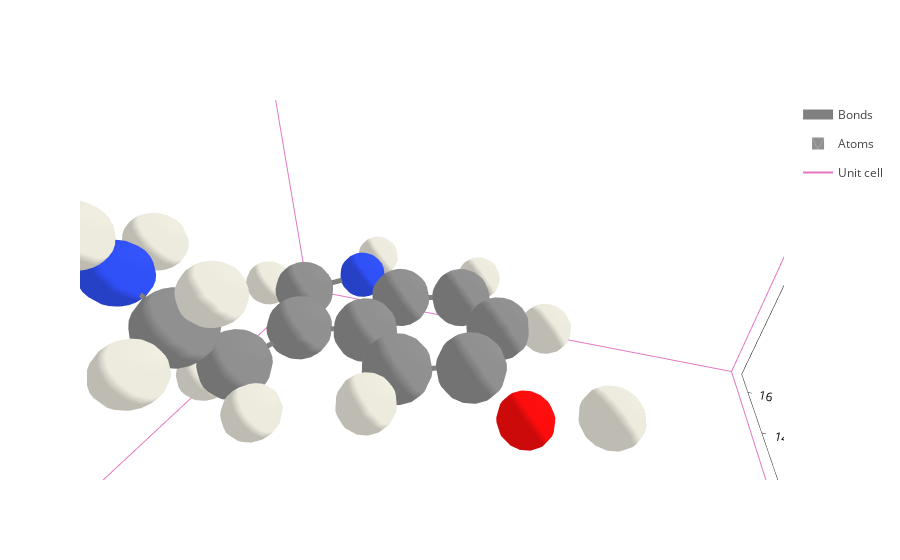

Notebook source saved alongside this figure:
### Code cell
sero_centered.plot()

### Figure 1 — Plotly figure (JSON) as saved in the notebook; plotly's stock layout.template omitted (floating-point values rounded to 4 significant figures; data arrays with more than 128 entries replaced by an {"elided": "..."} marker saying what was removed)
{"data": [{"line": {"color": "gray", "width": 10}, "meta": {}, "mode": "lines", "name": "Bonds", "opacity": 1, "type": "scatter3d", "x": {"elided": "504 float values"}, "y": {"elided": "504 float values"}, "z": {"elided": "504 float values"}}, {"alphahull": 0, "color": "#909090", "hovertemplate": "%{meta.position}", "legendgroup": "Atoms", "meta": {"meta": {"Atoms_i": 0}, "position": "(6.99, 11.71, 6.00)"}, "name": "Atoms", "opacity": 1, "showlegend": true, "showscale": false, "type": "mesh3d", "x": {"elided": "225 float values"}, "y": {"elided": "225 float values"}, "z": {"elided": "225 float values"}}, {"alphahull": 0, "color": "#909090", "hovertemplate": "%{meta.position}", "legendgroup": "Atoms", "meta": {"meta": {"Atoms_i": 1}, "position": "(8.34, 12.43, 6.00)"}, "name": "Atoms", "opacity": 1, "showlegend": false, "showscale": false, "type": "mesh3d", "x": {"elided": "225 float values"}, "y": {"elided": "225 float values"}, "z": {"elided": "225 float values"}}, {"alphahull": 0, "color": "#3050F8", "hovertemplate": "%{meta.position}", "legendgroup": "Atoms", "meta": {"meta": {"Atoms_i": 2}, "position": "(9.41, 11.43, 6.02)"}, "name": "Atoms", "opacity": 1, "showlegend": false, "showscale": false, "type": "mesh3d", "x": {"elided": "225 float values"}, "y": {"elided": "225 float values"}, "z": {"elided": "225 float values"}}, {"alphahull": 0, "color": "#909090", "hovertemplate": "%{meta.position}", "legendgroup": "Atoms", "meta": {"meta": {"Atoms_i": 3}, "position": "(9.22, 8.81, 5.99)"}, "name": "Atoms", "opacity": 1, "showlegend": false, "showscale": false, "type": "mesh3d", "x": {"elided": "225 float values"}, "y": {"elided": "225 float values"}, "z": {"elided": "225 float values"}}, {"alphahull": 0, "color": "#909090", "hovertemplate": "%{meta.position}", "legendgroup": "Atoms", "meta": {"meta": {"Atoms_i": 4}, "position": "(8.32, 7.73, 5.99)"}, "name": "Atoms", "opacity": 1, "showlegend": false, "showscale": false, "type": "mesh3d", "x": {"elided": "225 float values"}, "y": {"elided": "225 float values"}, "z": {"elided": "225 float values"}}, {"alphahull": 0, "color": "#909090", "hovertemplate": "%{meta.position}", "legendgroup": "Atoms", "meta": {"meta": {"Atoms_i": 5}, "position": "(6.94, 7.96, 5.99)"}, "name": "Atoms", "opacity": 1, "showlegend": false, "showscale": false, "type": "mesh3d", "x": {"elided": "225 float values"}, "y": {"elided": "225 float values"}, "z": {"elided": "225 float values"}}, {"alphahull": 0, "color": "#909090", "hovertemplate": "%{meta.position}", "legendgroup": "Atoms", "meta": {"meta": {"Atoms_i": 6}, "position": "(6.46, 9.28, 6.00)"}, "name": "Atoms", "opacity": 1, "showlegend": false, "showscale": false, "type": "mesh3d", "x": {"elided": "225 float values"}, "y": {"elided": "225 float values"}, "z": {"elided": "225 float values"}}, {"alphahull": 0, "color": "#909090", "hovertemplate": "%{meta.position}", "legendgroup": "Atoms", "meta": {"meta": {"Atoms_i": 7}, "position": "(7.37, 10.36, 6.00)"}, "name": "Atoms", "opacity": 1, "showlegend": false, "showscale": false, "type": "mesh3d", "x": {"elided": "225 float values"}, "y": {"elided": "225 float values"}, "z": {"elided": "225 float values"}}, {"alphahull": 0, "color": "#909090", "hovertemplate": "%{meta.position}", "legendgroup": "Atoms", "meta": {"meta": {"Atoms_i": 8}, "position": "(8.77, 10.13, 6.00)"}, "name": "Atoms", "opacity": 1, "showlegend": false, "showscale": false, "type": "mesh3d", "x": {"elided": "225 float values"}, "y": {"elided": "225 float values"}, "z": {"elided": "225 float values"}}, {"alphahull": 0, "color": "#909090", "hovertemplate": "%{meta.position}", "legendgroup": "Atoms", "meta": {"meta": {"Atoms_i": 9}, "position": "(5.58, 12.23, 6.01)"}, "name": "Atoms", "opacity": 1, "showlegend": false, "showscale": false, "type": "mesh3d", "x": {"elided": "225 float values"}, "y": {"elided": "225 float values"}, "z": {"elided": "225 float values"}}, {"alphahull": 0, "color": "#EDEADE", "hovertemplate": "%{meta.position}", "legendgroup": "Atoms", "meta": {"meta": {"Atoms_i": 10}, "position": "(8.34, 13.43, 6.01)"}, "name": "Atoms", "opacity": 1, "showlegend": false, "showscale": false, "type": "mesh3d", "x": {"elided": "225 float values"}, "y": {"elided": "225 float values"}, "z": {"elided": "225 float values"}}, {"alphahull": 0, "color": "#EDEADE", "hovertemplate": "%{meta.position}", "legendgroup": "Atoms", "meta": {"meta": {"Atoms_i": 11}, "position": "(10.41, 11.45, 6.04)"}, "name": "Atoms", "opacity": 1, "showlegend": false, "showscale": false, "type": "mesh3d", "x": {"elided": "225 float values"}, "y": {"elided": "225 float values"}, "z": {"elided": "225 float values"}}, {"alphahull": 0, "color": "#EDEADE", "hovertemplate": "%{meta.position}", "legendgroup": "Atoms", "meta": {"meta": {"Atoms_i": 12}, "position": "(5.47, 9.44, 6.00)"}, "name": "Atoms", "opacity": 1, "showlegend": false, "showscale": false, "type": "mesh3d", "x": {"elided": "225 float values"}, "y": {"elided": "225 float values"}, "z": {"elided": "225 float values"}}, {"alphahull": 0, "color": "#FF0D0D", "hovertemplate": "%{meta.position}", "legendgroup": "Atoms", "meta": {"meta": {"Atoms_i": 13}, "position": "(5.97, 6.79, 6.00)"}, "name": "Atoms", "opacity": 1, "showlegend": false, "showscale": false, "type": "mesh3d", "x": {"elided": "225 float values"}, "y": {"elided": "225 float values"}, "z": {"elided": "225 float values"}}, {"alphahull": 0, "color": "#EDEADE", "hovertemplate": "%{meta.position}", "legendgroup": "Atoms", "meta": {"meta": {"Atoms_i": 14}, "position": "(8.65, 6.79, 5.97)"}, "name": "Atoms", "opacity": 1, "showlegend": false, "showscale": false, "type": "mesh3d", "x": {"elided": "225 float values"}, "y": {"elided": "225 float values"}, "z": {"elided": "225 float values"}}, {"alphahull": 0, "color": "#EDEADE", "hovertemplate": "%{meta.position}", "legendgroup": "Atoms", "meta": {"meta": {"Atoms_i": 15}, "position": "(10.21, 8.62, 5.99)"}, "name": "Atoms", "opacity": 1, "showlegend": false, "showscale": false, "type": "mesh3d", "x": {"elided": "225 float values"}, "y": {"elided": "225 float values"}, "z": {"elided": "225 float values"}}, {"alphahull": 0, "color": "#EDEADE", "hovertemplate": "%{meta.position}", "legendgroup": "Atoms", "meta": {"meta": {"Atoms_i": 16}, "position": "(6.47, 5.44, 6.00)"}, "name": "Atoms", "opacity": 1, "showlegend": false, "showscale": false, "type": "mesh3d", "x": {"elided": "225 float values"}, "y": {"elided": "225 float values"}, "z": {"elided": "225 float values"}}, {"alphahull": 0, "color": "#909090", "hovertemplate": "%{meta.position}", "legendgroup": "Atoms", "meta": {"meta": {"Atoms_i": 17}, "position": "(4.88, 12.49, 7.31)"}, "name": "Atoms", "opacity": 1, "showlegend": false, "showscale": false, "type": "mesh3d", "x": {"elided": "225 float values"}, "y": {"elided": "225 float values"}, "z": {"elided": "225 float values"}}, {"alphahull": 0, "color": "#3050F8", "hovertemplate": "%{meta.position}", "legendgroup": "Atoms", "meta": {"meta": {"Atoms_i": 18}, "position": "(5.10, 13.68, 8.00)"}, "name": "Atoms", "opacity": 1, "showlegend": false, "showscale": false, "type": "mesh3d", "x": {"elided": "225 float values"}, "y": {"elided": "225 float values"}, "z": {"elided": "225 float values"}}, {"alphahull": 0, "color": "#EDEADE", "hovertemplate": "%{meta.position}", "legendgroup": "Atoms", "meta": {"meta": {"Atoms_i": 19}, "position": "(6.09, 13.82, 8.10)"}, "name": "Atoms", "opacity": 1, "showlegend": false, "showscale": false, "type": "mesh3d", "x": {"elided": "225 float values"}, "y": {"elided": "225 float values"}, "z": {"elided": "225 float values"}}, {"alphahull": 0, "color": "#EDEADE", "hovertemplate": "%{meta.position}", "legendgroup": "Atoms", "meta": {"meta": {"Atoms_i": 20}, "position": "(4.67, 13.63, 8.90)"}, "name": "Atoms", "opacity": 1, "showlegend": false, "showscale": false, "type": "mesh3d", "x": {"elided": "225 float values"}, "y": {"elided": "225 float values"}, "z": {"elided": "225 float values"}}, {"alphahull": 0, "color": "#EDEADE", "hovertemplate": "%{meta.position}", "legendgroup": "Atoms", "meta": {"meta": {"Atoms_i": 21}, "position": "(3.89, 12.46, 7.15)"}, "name": "Atoms", "opacity": 1, "showlegend": false, "showscale": false, "type": "mesh3d", "x": {"elided": "225 float values"}, "y": {"elided": "225 float values"}, "z": {"elided": "225 float values"}}, {"alphahull": 0, "color": "#EDEADE", "hovertemplate": "%{meta.position}", "legendgroup": "Atoms", "meta": {"meta": {"Atoms_i": 22}, "position": "(5.13, 11.76, 7.95)"}, "name": "Atoms", "opacity": 1, "showlegend": false, "showscale": false, "type": "mesh3d", "x": {"elided": "225 float values"}, "y": {"elided": "225 float values"}, "z": {"elided": "225 float values"}}, {"alphahull": 0, "color": "#EDEADE", "hovertemplate": "%{meta.position}", "legendgroup": "Atoms", "meta": {"meta": {"Atoms_i": 23}, "position": "(5.59, 13.09, 5.50)"}, "name": "Atoms", "opacity": 1, "showlegend": false, "showscale": false, "type": "mesh3d", "x": {"elided": "225 float values"}, "y": {"elided": "225 float values"}, "z": {"elided": "225 float values"}}, {"alphahull": 0, "color": "#EDEADE", "hovertemplate": "%{meta.position}", "legendgroup": "Atoms", "meta": {"meta": {"Atoms_i": 24}, "position": "(5.03, 11.56, 5.50)"}, "name": "Atoms", "opacity": 1, "showlegend": false, "showscale": false, "type": "mesh3d", "x": {"elided": "225 float values"}, "y": {"elided": "225 float values"}, "z": {"elided": "225 float values"}}, {"meta": {}, "mode": "lines", "name": "Unit cell", "type": "scatter3d", "x": [0.0, 0.0, 16.52, 16.52, 0.0, 0.0, NaN, 0.0, 0.0, 0.0, 16.52, 16.52, 0.0, NaN, 16.52, 16.52, NaN, 16.52, 16.52], "y": [0.0, 18.38, 18.38, 18.38, 18.38, 18.38, NaN, 18.38, 0.0, 0.0, 0.0, 0.0, 0.0, NaN, 18.38, 0.0, NaN, 18.38, 0.0], "z": [0.0, 0.0, 0.0, 13.39, 13.39, 0.0, NaN, 13.39, 13.39, 0.0, 0.0, 13.39, 13.39, NaN, 0.0, 0.0, NaN, 13.39, 13.39]}], "layout": {"autosize": true, "scene": {"aspectmode": "data", "aspectratio": {"x": 1.035, "y": 1.151, "z": 0.8391}, "camera": {"center": {"x": 0, "y": 0, "z": 0}, "eye": {"x": -0.459, "y": -0.1551, "z": 0.3029}, "projection": {"type": "perspective"}, "up": {"x": 0, "y": 0, "z": 1}}, "xaxis": {"title": {"text": "X axis [Ang]"}, "type": "linear"}, "yaxis": {"title": {"text": "Y axis [Ang]"}, "type": "linear"}, "zaxis": {"title": {"text": "Z axis [Ang]"}, "type": "linear"}}, "xaxis": {"scaleanchor": "y", "scaleratio": 1, "title": {"text": "X axis [Ang]"}}, "yaxis": {"title": {"text": "Y axis [Ang]"}}}}
